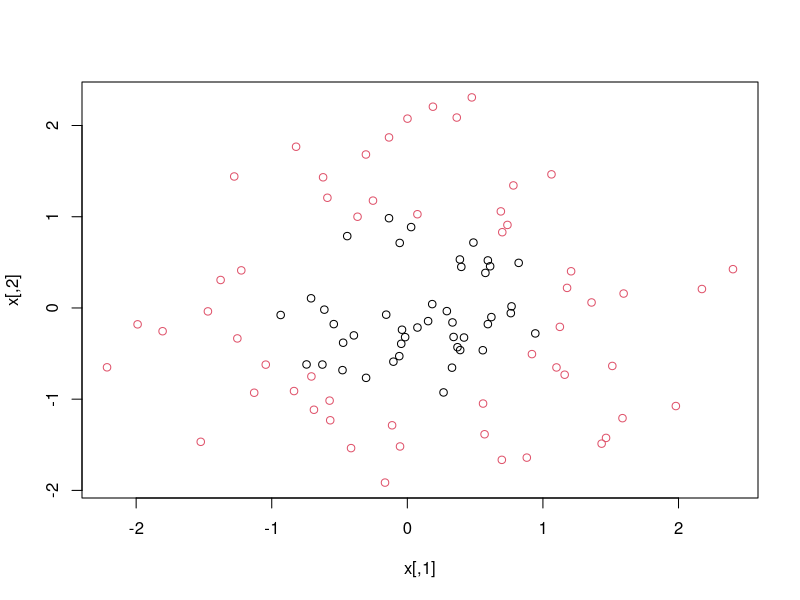
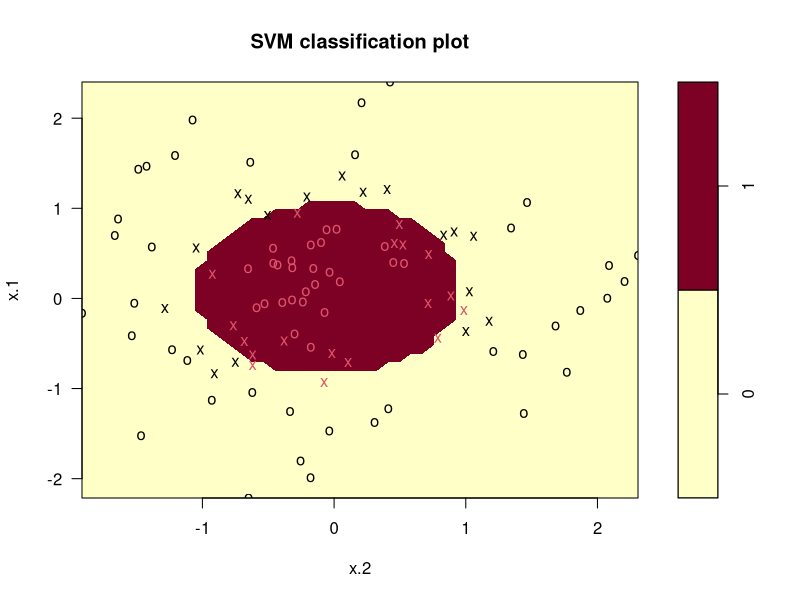
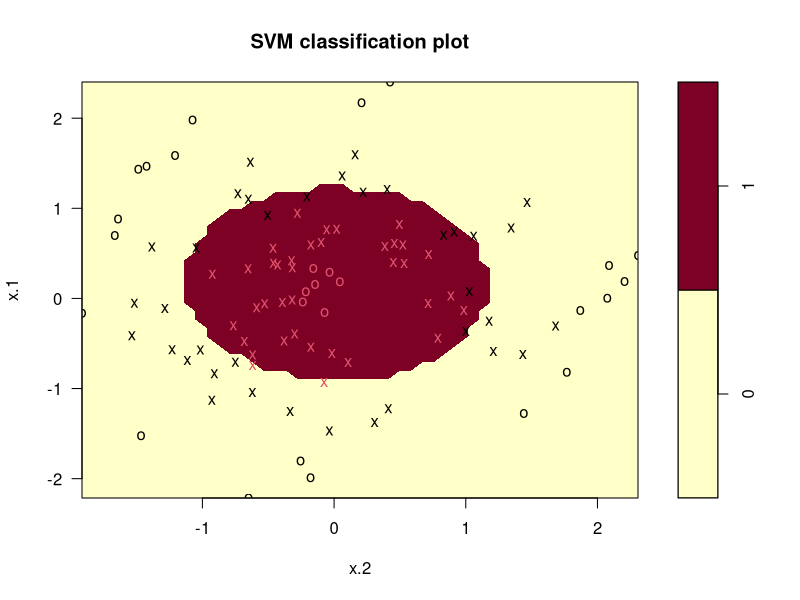
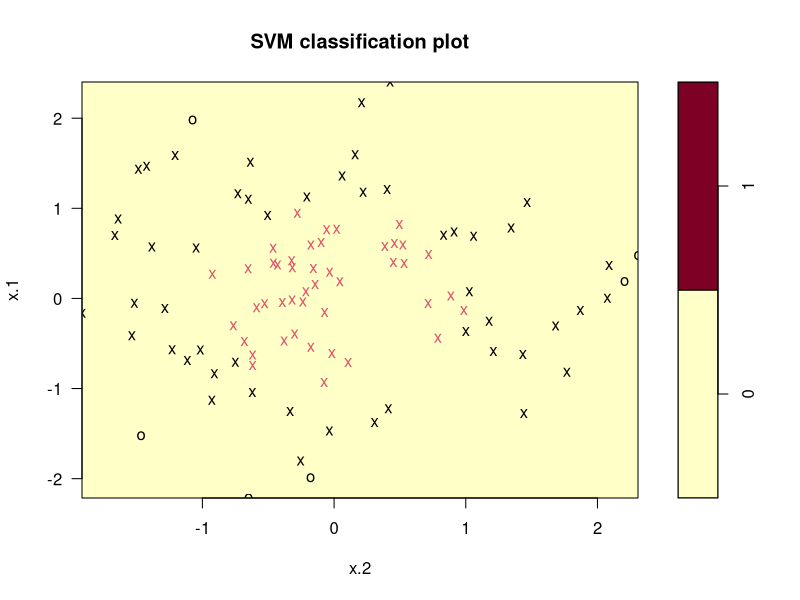

These figures' R source, in order:
library(e1071)
set.seed(1)

# ------------------------------------
n = 100
p = 2
x = matrix(rnorm(n*p), ncol=p)
y = ifelse( x[,1]^2+x[, 2]^2 < 1, 1, 0 )
plot(x, col=(2-y))


# SVM: polynomial kernal
dat = data.frame(x=x, y=as.factor(y))
svm.poly = svm(y~., data=dat, kernel='polynomial', degree=2, cost=1)
summary(svm.poly)
plot(svm.poly, dat)

svm.pred = predict(svm.poly, newdata=dat)
table(pred=svm.pred, actual=y)     # error rate: 4%


# SVM: radial kernel
dat = data.frame(x=x, y=as.factor(y))
svm.radial = svm(y~., data=dat, kernel='radial', gamma=0.1, cost=1)
summary(svm.radial)
plot(svm.radial, dat)

svm.pred = predict(svm.radial, newdata=dat)
table(pred=svm.pred, actual=y)     # error rate: 10%


# Support Vector Classifier
dat = data.frame(x=x, y=as.factor(y))
svm.linear = svm(y~., data=dat, kernel='linear', cost=10, scale=FALSE)
summary(svm.linear)
plot(svm.linear, dat)

svm.pred = predict(svm.linear, newdata=dat)
table(pred=svm.pred, actual=y)     # error rate: 44%